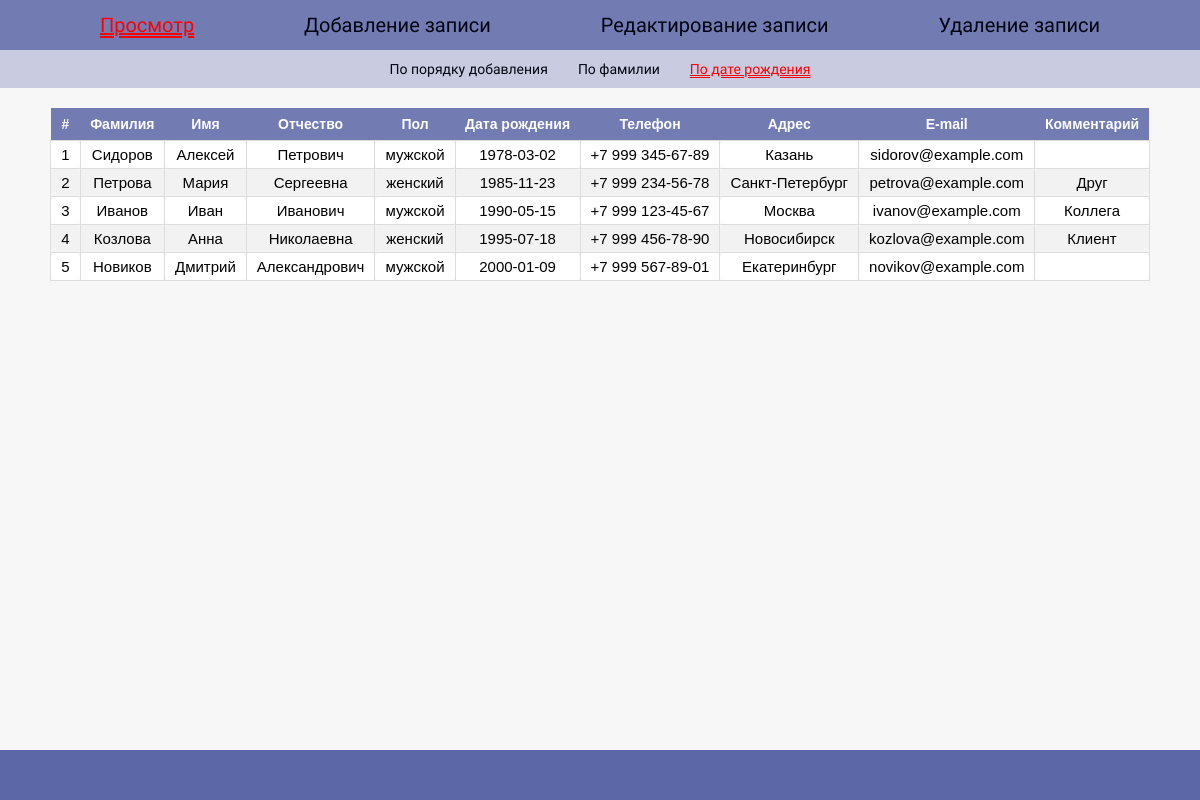
Screenshot of /index.php?action=view&sort=date with the database file from the repository.
### tables this page shows
CREATE TABLE IF NOT EXISTS contacts (
    id       INT UNSIGNED AUTO_INCREMENT PRIMARY KEY,
    surname  VARCHAR(100) NOT NULL,
    name     VARCHAR(100) NOT NULL,
    lastname VARCHAR(100) DEFAULT '',
    gender   ENUM('мужской','женский') DEFAULT 'мужской',
    date     DATE DEFAULT NULL,
    phone    VARCHAR(50)  DEFAULT '',
    location VARCHAR(255) DEFAULT '',
    email    VARCHAR(150) DEFAULT '',
    comment  TEXT         DEFAULT '',
    created_at TIMESTAMP DEFAULT CURRENT_TIMESTAMP
);

### viewer.php (the view, shortened to what this page needs)
<?php
function getViewerContent(string $sort = 'id', int $page = 1): string {
    $pdo = getDB();
    $perPage = 10;
    $sortMap = [
        'id'      => 'id ASC',
        'surname' => 'surname ASC',
        'date'    => 'date ASC',
    ];
    $orderBy = $sortMap[$sort] ?? 'id ASC';
    $total = (int)$pdo->query('SELECT COUNT(*) FROM contacts')->fetchColumn();
    $totalPages = max(1, (int)ceil($total / $perPage));
    $page = max(1, min($page, $totalPages));
    $offset = ($page - 1) * $perPage;
    $stmt = $pdo->prepare("SELECT * FROM contacts ORDER BY $orderBy LIMIT :limit OFFSET :offset");
    $stmt->bindValue(':limit', $perPage, PDO::PARAM_INT);
    $stmt->bindValue(':offset', $offset, PDO::PARAM_INT);
    $stmt->execute();
    $rows = $stmt->fetchAll();
    $html = '<div style="overflow-x:auto;margin:20px auto;max-width:98%;">';
    $html .= '<table>';
    $html .= '<thead><tr>
        <th>#</th>
        <th>Фамилия</th>
        <th>Имя</th>
        <th>Отчество</th>
        <th>Пол</th>
        <th>Дата рождения</th>
        <th>Телефон</th>
        <th>Адрес</th>
        <th>E-mail</th>
        <th>Комментарий</th>
    </tr></thead><tbody>';
    foreach ($rows as $i => $row) {
        $html .= '<tr>';
        $html .= '<td>' . ($offset + $i + 1) . '</td>';
        $html .= '<td>' . htmlspecialchars($row['surname']) . '</td>';
        $html .= '<td>' . htmlspecialchars($row['name']) . '</td>';
        $html .= '<td>' . htmlspecialchars($row['lastname']) . '</td>';
        $html .= '<td>' . htmlspecialchars($row['gender']) . '</td>';
        $html .= '<td>' . htmlspecialchars($row['date']) . '</td>';
        $html .= '<td>' . htmlspecialchars($row['phone']) . '</td>';
        $html .= '<td>' . htmlspecialchars($row['location']) . '</td>';
        $html .= '<td>' . htmlspecialchars($row['email']) . '</td>';
        $html .= '<td>' . htmlspecialchars($row['comment']) . '</td>';
        $html .= '</tr>';
    }
    $html .= '</tbody></table></div>';
    return $html;
}

### style.css (style rules this page uses)
:root { --color_a: rgb(1, 5, 17); --back_a: rgba(92, 103, 168, 0.541); }
html { font-family: sans-serif; font-size: 17px; }
body { padding: 0; margin: 0; font-family: sans-serif; background-color: rgb(247, 247, 247); font-size: 20px; padding-bottom: 60px; }
*, *::after, *::before { box-sizing: border-box; }
table { margin: 0 auto; font-size: 15px; border-collapse: collapse; }
thead tr { background-color: rgba(92, 103, 168, 0.856); color: white; }
th { padding: 8px 10px; font-size: 14px; }
td { background-color: white; padding: 5px 10px; border-radius: 5px; border: 1px solid #ddd; }
tr:nth-child(even) td { background-color: #f2f2f2; }

### rows the page displays
contacts: i "1", surname "Сидоров", name "Алексей", lastname "Петрович", gender "мужской", date "1978-03-02", phone "+7 999 345-67-89", location "Казань", email "sidorov@example.com"
contacts: i "2", surname "Петрова", name "Мария", lastname "Сергеевна", gender "женский", date "1985-11-23", phone "+7 999 234-56-78", location "Санкт-Петербург", email "petrova@example.com", comment "Друг"
contacts: i "3", surname "Иванов", name "Иван", lastname "Иванович", gender "мужской", date "1990-05-15", phone "+7 999 123-45-67", location "Москва", email "ivanov@example.com", comment "Коллега"
contacts: i "4", surname "Козлова", name "Анна", lastname "Николаевна", gender "женский", date "1995-07-18", phone "+7 999 456-78-90", location "Новосибирск", email "kozlova@example.com", comment "Клиент"
contacts: i "5", surname "Новиков", name "Дмитрий", lastname "Александрович", gender "мужской", date "2000-01-09", phone "+7 999 567-89-01", location "Екатеринбург", email "novikov@example.com"

### other values shown
$label "Просмотр"
$label "Добавление записи"
$label "Редактирование записи"
$label "Удаление записи"
$label "По порядку добавления"
$label "По фамилии"
$label "По дате рождения"
